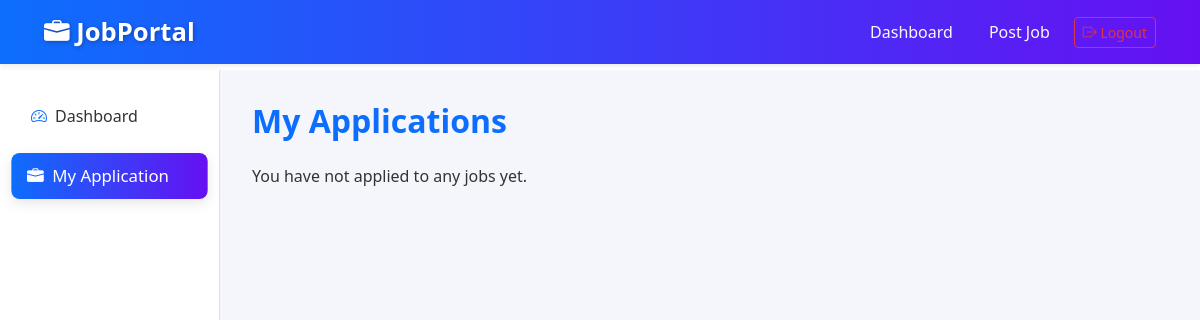
The app's page /account/dashboard/applications/ (signed in), older data.
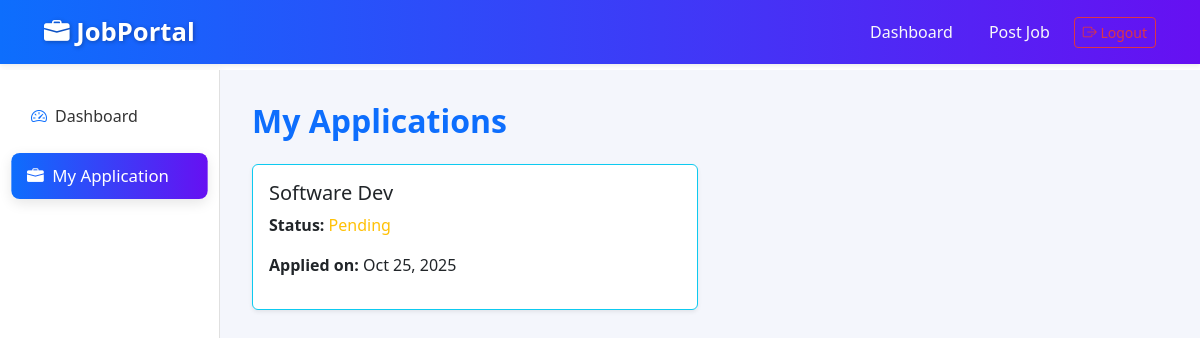
The same page, newer data.
### application/models.py (models this page shows, shortened)
class Application(models.Model):
    seeker = models.ForeignKey(User, on_delete=models.CASCADE, related_name='applications')
    job = models.ForeignKey(Job, on_delete=models.CASCADE, related_name='applications')
    status_choices = [
        ('Pending', 'Pending'),
        ('Accepted', 'Accepted'),
        ('Rejected', 'Rejected'),
    ]
    status = models.CharField(max_length=10, choices=status_choices, default='Pending')
    applied_at = models.DateTimeField(auto_now_add=True)

### job/models.py (models this page shows, shortened)
class Job(models.Model):
    recruiter = models.ForeignKey(User, on_delete=models.CASCADE, related_name='posted_jobs')
    title = models.CharField(max_length=255)
    description = models.TextField()
    location = models.CharField(max_length=100)
    salary = models.DecimalField(max_digits=10, decimal_places=2)
    experience_required = models.IntegerField()
    created_at = models.DateTimeField(auto_now_add=True)

### account/views.py (the view)
# urls.py: path('dashboard/applications/', my_applications, name='my_applications'),
@login_required
def my_applications(request):
    user=request.user
    applications = Application.objects.filter(seeker=user)
    context = {'applications': applications}
    return render(request, 'application/my_applications.html', context)

### application/templates/application/my_applications.html (shortened to what this page needs)
{% extends 'account/dashboard_base.html' %}
 {% block sidebar_links %}
<li class="nav-item">
  <a class="nav-link" href="{% url 'seeker-dashboard' %}"><i class="bi bi-speedometer2"></i> Dashboard</a>
</li>
<li class="nav-item">
  <a class="nav-link active" href="{% url 'my_applications' %}"><i class="bi bi-briefcase-fill"></i> My Application</a>
</li>
{% endblock %}
{% block dashboard_content %}
<h2 class="mb-4">My Applications</h2>
{% if applications %}
<div class="row">
  {% for app in applications %}
  <div class="col-md-6">
    <div class="card border-info shadow-sm mb-3">
      <div class="card-body">
        <h5 class="card-title">{{ app.job.title }}</h5>
        <p><strong>Status:</strong>
          <span class="{% if app.status == 'Accepted' %}text-success{% elif app.status == 'Rejected' %}text-danger{% else %}text-warning{% endif %}">
            {{ app.status }}
          </span>
        </p>
        <p><strong>Applied on:</strong> {{ app.applied_at|date:"M d, Y" }}</p>
      </div>
    </div>
  </div>
  {% endfor %}
</div>
{% else %}
<p>You have not applied to any jobs yet.</p>
{% endif %}
{% endblock %}

Row changes from the older to the newer data that the page shows:
added Application: job "Software Dev", status "Pending", applied_at "Oct 25, 2025"
Text that changed along with them:
text no longer shown: "You have not applied to any jobs yet."
